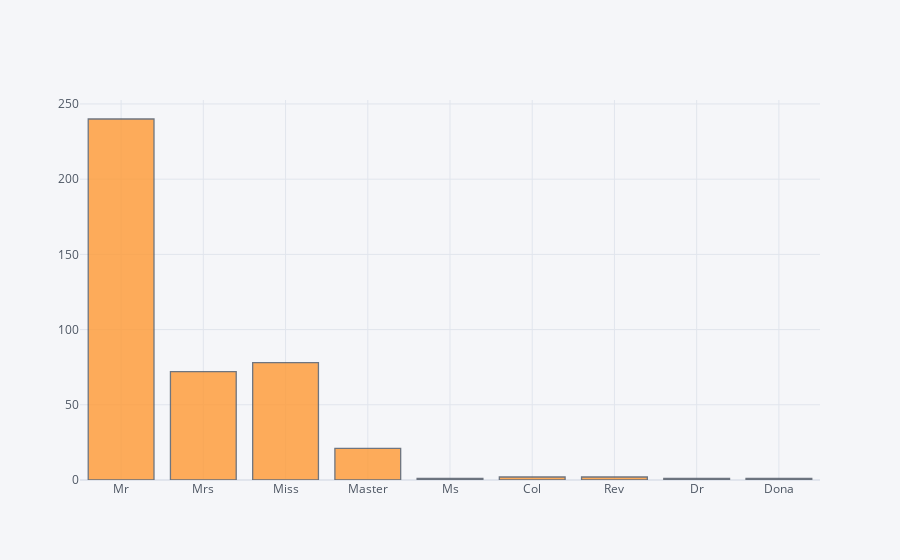

Notebook code cell kept with this figure:
### Code cell
test["Title"].iplot(kind="histogram")

### Figure 1 — Plotly figure (JSON) as saved in the notebook; plotly's stock layout.template omitted (floating-point values rounded to 4 significant figures; data arrays with more than 128 entries replaced by an {"elided": "..."} marker saying what was removed)
{"data": [{"histfunc": "count", "histnorm": "", "marker": {"color": "rgba(255, 153, 51, 1.0)", "line": {"color": "#4D5663", "width": 1.3}}, "name": "Title", "opacity": 0.8, "orientation": "v", "type": "histogram", "x": {"elided": "418 str values"}}], "layout": {"barmode": "overlay", "legend": {"bgcolor": "#F5F6F9", "font": {"color": "#4D5663"}}, "paper_bgcolor": "#F5F6F9", "plot_bgcolor": "#F5F6F9", "title": {"font": {"color": "#4D5663"}}, "xaxis": {"gridcolor": "#E1E5ED", "showgrid": true, "tickfont": {"color": "#4D5663"}, "title": {"font": {"color": "#4D5663"}, "text": ""}, "zerolinecolor": "#E1E5ED"}, "yaxis": {"gridcolor": "#E1E5ED", "showgrid": true, "tickfont": {"color": "#4D5663"}, "title": {"font": {"color": "#4D5663"}, "text": ""}, "zerolinecolor": "#E1E5ED"}}}
